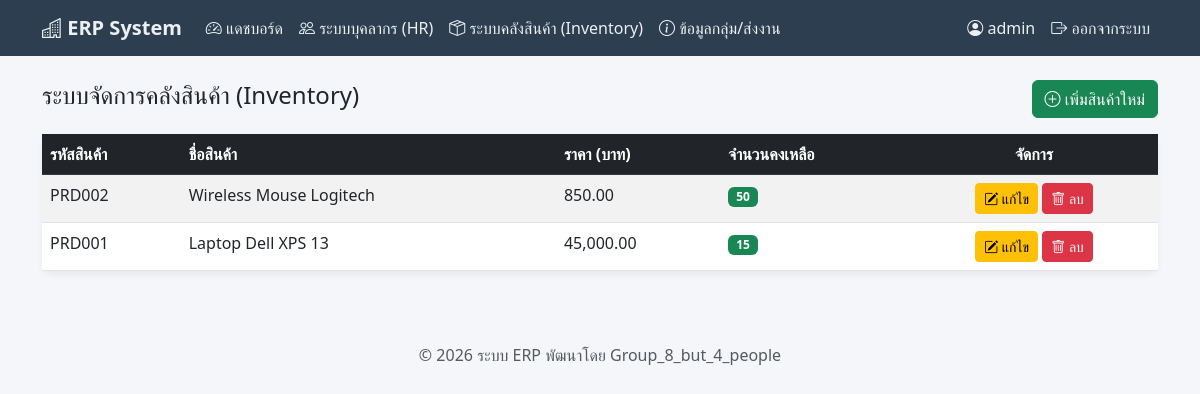
The page /products.php (signed in) on the database its author committed.
### tables this page shows
CREATE TABLE IF NOT EXISTS `products` (
  `id` int(11) NOT NULL AUTO_INCREMENT,
  `prod_code` varchar(20) NOT NULL,
  `name` varchar(150) NOT NULL,
  `price` decimal(10,2) NOT NULL,
  `stock` int(11) NOT NULL,
  PRIMARY KEY (`id`)
);

### htdocs/products.php (the view, shortened to what this page needs)
<?php
require 'config.php';
include 'header.php';
$result = $conn->query("SELECT * FROM products ORDER BY id DESC");
?>
<div class="d-flex justify-content-between align-items-center mb-3">
    <h4>ระบบจัดการคลังสินค้า (Inventory)</h4>
    <a href="product_form.php" class="btn btn-success"><i class="bi bi-plus-circle"></i> เพิ่มสินค้าใหม่</a>
</div>
<div class="card">
    <div class="card-body p-0">
        <div class="table-responsive">
            <table class="table table-striped table-hover mb-0">
                <thead class="table-dark">
                    <tr>
                        <th>รหัสสินค้า</th>
                        <th>ชื่อสินค้า</th>
                        <th>ราคา (บาท)</th>
                        <th>จำนวนคงเหลือ</th>
                        <th class="text-center">จัดการ</th>
                    </tr>
                </thead>
                <tbody>
                    <?php while($row = $result->fetch_assoc()): ?>
                    <tr>
                        <td><?php echo htmlspecialchars($row['prod_code']); ?></td>
                        <td><?php echo htmlspecialchars($row['name']); ?></td>
                        <td><?php echo number_format($row['price'], 2); ?></td>
                        <td>
                            <?php
                                $stock = $row['stock'];
                                if($stock <= 5) echo "<span class='badge bg-danger'>$stock</span>";
                                else echo "<span class='badge bg-success'>$stock</span>";
                            ?>
                        </td>
                        <td class="text-center">
                            <a href="product_form.php?id=<?php echo $row['id']; ?>" class="btn btn-sm btn-warning"><i class="bi bi-pencil-square"></i> แก้ไข</a>
                            <a href="products.php?del=<?php echo $row['id']; ?>" class="btn btn-sm btn-danger" onclick="return confirm('ยืนยันการลบ?');"><i class="bi bi-trash"></i> ลบ</a>
                        </td>
                    </tr>
                    <?php endwhile; ?>
                </tbody>
            </table>
        </div>
    </div>
</div>
<?php include 'footer.php'; ?>

### htdocs/header.php (style rules this page uses)
body { background-color: #f4f6f9; font-family: 'Segoe UI', Tahoma, Geneva, Verdana, sans-serif; }
.card { border-radius: 10px; border: none; box-shadow: 0 4px 6px rgba(0,0,0,0.05); }

### rows shown on the page
products: prod_code "PRD002", name "Wireless Mouse Logitech", price "850.00", stock "50"
products: prod_code "PRD001", name "Laptop Dell XPS 13", price "45,000.00", stock "15"

### other values the page prints
$_SESSION['username'] "admin"
